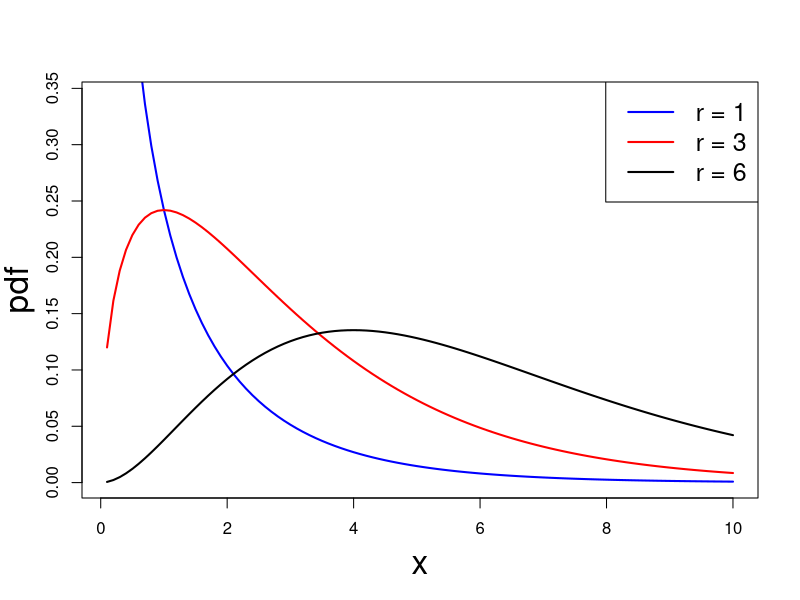
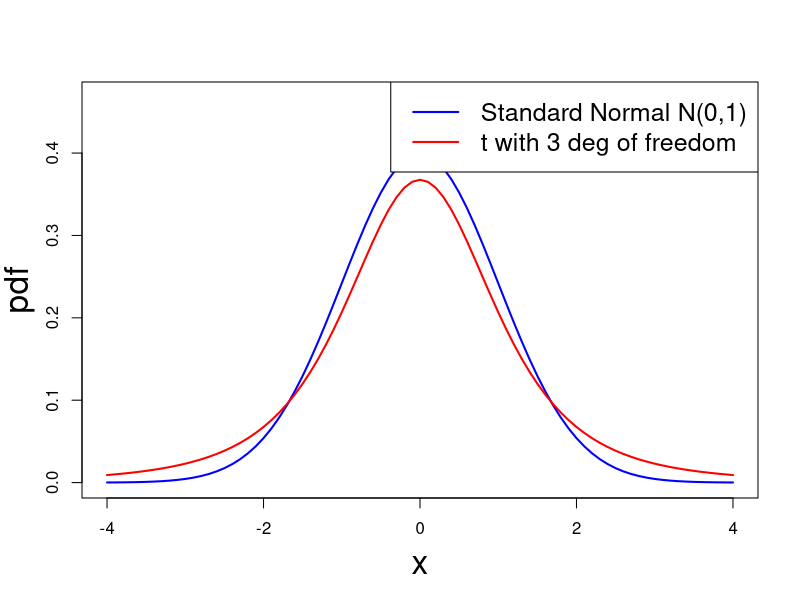
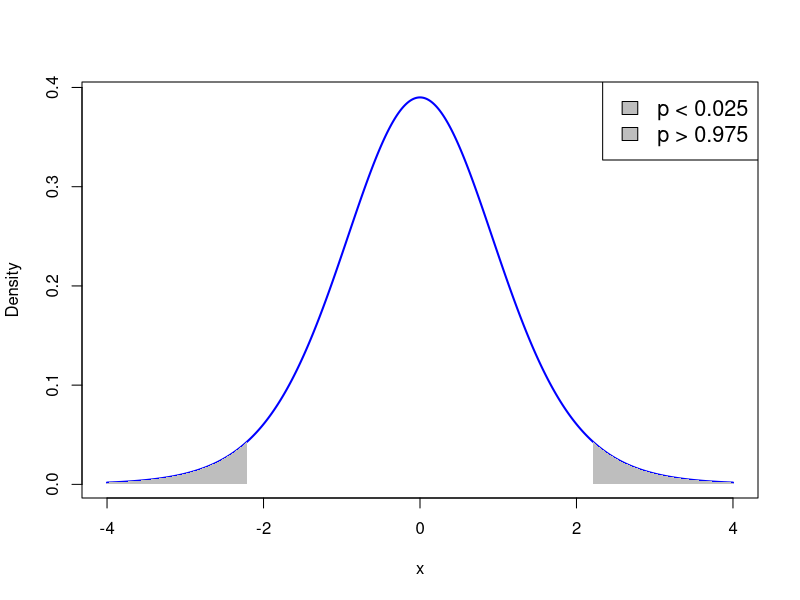
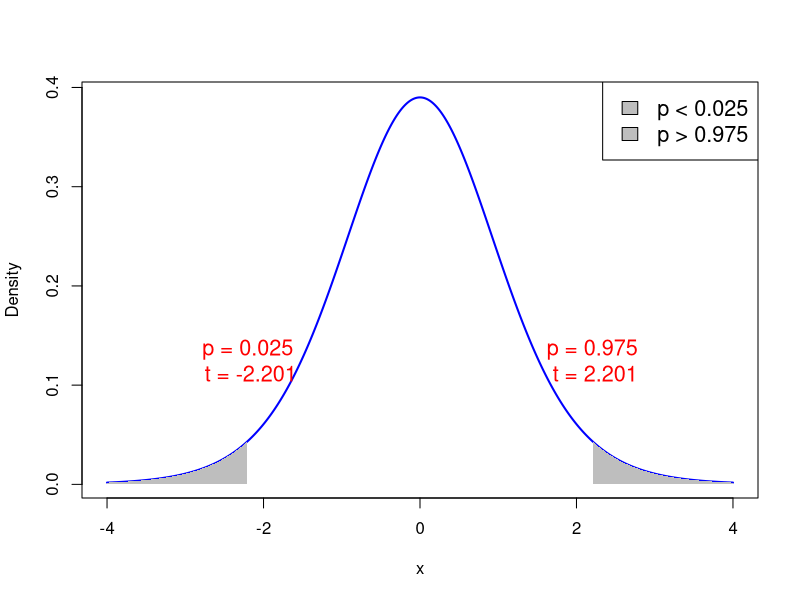

Reproduce these figures in R, in order.
## ---- chunk 1
# Set the degrees of freedom
degree1 <- 1
degree2 <- 3
degree3 <- 6

# Generate values for the x-axis
x_values <- seq(0.1, 10, by = 0.1)

# Calculate the probability density function (PDF) values for each x for the 3 distributions
pdf_values1 <- dchisq(x_values, df = degree1)
pdf_values2 <- dchisq(x_values, df = degree2)
pdf_values3 <- dchisq(x_values, df = degree3)


# Plot the gamma PDFs
plot(x_values, 
    pdf_values1, 
    type = "l", 
    col = "blue", lwd = 2,
    xlab = "", 
    ylab = "",
    ylim = c(0, max(pdf_values2, pdf_values3) + 0.1))

lines(x_values, 
      pdf_values2, 
      col = "red", 
      lwd = 2)

lines(x_values, 
      pdf_values3, 
      col = "black", 
      lwd = 2)

mtext("x", side=1, line=3, cex=2)
mtext("pdf", side=2, line=2.5, cex=2)

# Add a legend
legend("topright", legend = c(paste("r =", degree1),
                              paste("r =", degree2),
                              paste("r =", degree3)),
       col = c("blue", "red", "black"), lty = 1, lwd = 2, cex = 1.5)

## ---- chunk 2

# Set the degrees of freedom for t-distribution
degree1 <- 3

# Generate values for the x-axis
x_values <- seq(-4, 4, by = 0.1)  # Adjusted for standard normal distribution

# Calculate the probability density function (PDF) values for each x for the 3 distributions
pdf_values1 <- dnorm(x_values)
pdf_values2 <- dt(x_values, df = degree1)

# Plot the standard normal and t-distributions
plot(x_values, 
     pdf_values1, 
     type = "l", 
     col = "blue", 
     lwd = 2,
     xlab = "", 
     ylab = "",
     ylim = c(0, max(pdf_values2, pdf_values3) + 0.1))

lines(x_values, 
      pdf_values2, 
      col = "red", 
      lwd = 2)


mtext("x", side = 1, line = 3, cex = 2)
mtext("pdf", side = 2, line = 2.5, cex = 2)

# Add a legend
legend("topright", 
       legend = c("Standard Normal N(0,1)", 
                  paste("t with", degree1, "deg of freedom")),
       col = c("blue", "red"), 
       lty = 1, 
       lwd = 2, 
       cex = 1.5)

## ---- chunk 3
# Degrees of freedom
df <- 11

# Values for x-axis
x <- seq(-4, 4, length.out = 1000)

# Calculate PDF of t-distribution
pdf <- dt(x, df)

# Plot PDF
plot(x, pdf, type = "l", col = "blue", lwd = 2, xlab = "x", ylab = "Density")

# Shade area where p-value < 0.025
x_fill_left <- x[x <= qt(0.025, df)]
y_fill_left <- pdf[x <= qt(0.025, df)]
polygon(c(x_fill_left, rev(x_fill_left)), c(y_fill_left, rep(0, length(y_fill_left))), col = "gray", border = NA)

# Shade area where p-value > 0.975
x_fill_right <- x[x >= qt(0.975, df)]
y_fill_right <- pdf[x >= qt(0.975, df)]
polygon(c(x_fill_right, rev(x_fill_right)), c(y_fill_right, rep(0, length(y_fill_right))), col = "gray", border = NA)

# Add legend
legend("topright", legend = c("p < 0.025", "p > 0.975"), fill = "gray", cex = 1.3)


## ---- chunk 4
# Degrees of freedom
df <- 11

# Values for x-axis
x <- seq(-4, 4, length.out = 1000)

# Calculate PDF of t-distribution
pdf <- dt(x, df)

# Plot PDF
plot(x, pdf, type = "l", col = "blue", lwd = 2, xlab = "x", ylab = "Density")

# Shade area where p-value < 0.025
x_fill_left <- x[x <= qt(0.025, df)]
y_fill_left <- pdf[x <= qt(0.025, df)]
polygon(c(x_fill_left, rev(x_fill_left)), c(y_fill_left, rep(0, length(y_fill_left))), col = "gray", border = NA)

# Shade area where p-value > 0.975
x_fill_right <- x[x >= qt(0.975, df)]
y_fill_right <- pdf[x >= qt(0.975, df)]
polygon(c(x_fill_right, rev(x_fill_right)), c(y_fill_right, rep(0, length(y_fill_right))), col = "gray", border = NA)

# Add annotations for p value = 0.025 on both sides
text(qt(0.025, df), dt(qt(0.025, df), df) + 0.05, paste("p = 0.025\n t =", round(qt(0.025, df), 4)), pos = 3, col = "red", cex = 1.3, adj = c(8.5, 4.5))
text(qt(0.975, df), dt(qt(0.975, df), df) + 0.05, paste("p = 0.975\n t =", round(qt(0.975, df), 4)), pos = 3, col = "red", cex = 1.3, adj = c(5.5, 4.5))

# Add legend
legend("topright", legend = c("p < 0.025", "p > 0.975"), fill = "gray", cex = 1.3)


